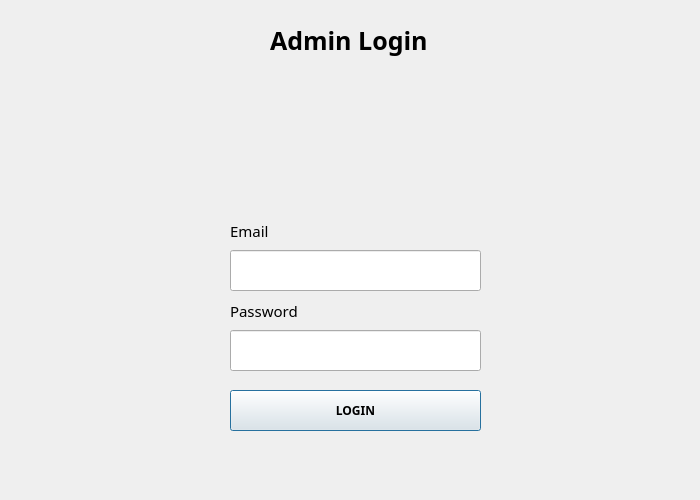
<?xml version="1.0" encoding="UTF-8"?>
<ui version="4.0">
 <class>adminlogin</class>
 <widget class="QDialog" name="adminlogin">
  <property name="geometry">
   <rect>
    <x>0</x>
    <y>0</y>
    <width>700</width>
    <height>500</height>
   </rect>
  </property>
  <property name="windowTitle">
   <string>Dialog</string>
  </property>
  <widget class="QLabel" name="label_3">
   <property name="geometry">
    <rect>
     <x>-210</x>
     <y>-50</y>
     <width>1021</width>
     <height>641</height>
    </rect>
   </property>
   <property name="text">
    <string/>
   </property>
   <property name="pixmap">
    <pixmap>../../../Downloads/detailed-structure-marble-natural-pattern-background-design.jpg</pixmap>
   </property>
  </widget>
  <widget class="QPushButton" name="pushButton_5">
   <property name="geometry">
    <rect>
     <x>230</x>
     <y>390</y>
     <width>251</width>
     <height>41</height>
    </rect>
   </property>
   <property name="font">
    <font>
     <family>Source Code Pro</family>
     <bold>true</bold>
    </font>
   </property>
   <property name="autoFillBackground">
    <bool>true</bool>
   </property>
   <property name="text">
    <string>LOGIN</string>
   </property>
  </widget>
  <widget class="QLabel" name="label_home_firt_pic_2">
   <property name="geometry">
    <rect>
     <x>230</x>
     <y>70</y>
     <width>251</width>
     <height>141</height>
    </rect>
   </property>
   <property name="styleSheet">
    <string notr="true"> background-position: center;
    background-repeat: no-repeat;
    background-attachment: fixed;
    background-origin: content;
    background-clip: content;</string>
   </property>
   <property name="text">
    <string/>
   </property>
   <property name="pixmap">
    <pixmap>../../../Downloads/8719041(1).ico</pixmap>
   </property>
  </widget>
  <widget class="QLabel" name="label_6">
   <property name="geometry">
    <rect>
     <x>270</x>
     <y>10</y>
     <width>221</width>
     <height>61</height>
    </rect>
   </property>
   <property name="font">
    <font>
     <family>HoloLens MDL2 Assets</family>
     <pointsize>19</pointsize>
     <bold>true</bold>
     <strikeout>false</strikeout>
    </font>
   </property>
   <property name="text">
    <string>Admin Login</string>
   </property>
  </widget>
  <widget class="QLineEdit" name="lineEdit">
   <property name="geometry">
    <rect>
     <x>230</x>
     <y>330</y>
     <width>251</width>
     <height>41</height>
    </rect>
   </property>
  </widget>
  <widget class="QLineEdit" name="lineEdit_3">
   <property name="geometry">
    <rect>
     <x>230</x>
     <y>250</y>
     <width>251</width>
     <height>41</height>
    </rect>
   </property>
  </widget>
  <widget class="QLabel" name="label_7">
   <property name="geometry">
    <rect>
     <x>230</x>
     <y>200</y>
     <width>221</width>
     <height>61</height>
    </rect>
   </property>
   <property name="font">
    <font>
     <family>HoloLens MDL2 Assets</family>
     <pointsize>11</pointsize>
     <bold>false</bold>
     <strikeout>false</strikeout>
    </font>
   </property>
   <property name="text">
    <string>Email</string>
   </property>
  </widget>
  <widget class="QLabel" name="label_8">
   <property name="geometry">
    <rect>
     <x>230</x>
     <y>300</y>
     <width>251</width>
     <height>21</height>
    </rect>
   </property>
   <property name="font">
    <font>
     <family>HoloLens MDL2 Assets</family>
     <pointsize>11</pointsize>
     <bold>false</bold>
     <strikeout>false</strikeout>
    </font>
   </property>
   <property name="text">
    <string>Password</string>
   </property>
  </widget>
 </widget>
 <resources/>
 <connections/>
</ui>
